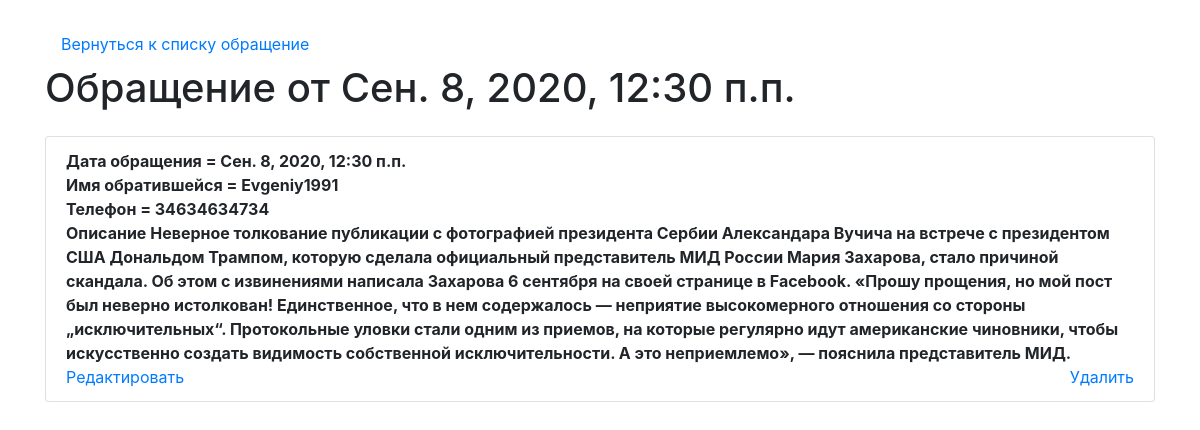
/cl/detail/3, run on the app's committed database.
### crisis_line/models.py (models this page shows, shortened)
class Case(models.Model):
    create_date = models.DateTimeField(auto_now=True, verbose_name='Дата обращения')
    name = models.CharField(max_length=50, verbose_name='Имя обратившейся')
    phone = models.CharField(max_length=30, verbose_name='Телефон обратившейся')
    email = models.EmailField()
    description = models.TextField("Описание обращения")
    class Meta:
        verbose_name='Обращение'
        verbose_name_plural='обращения'

### crisis_line/views.py (the view)
# urls.py: path('detail/<int:pk>', views.HomeDetailView.as_view(), name='detail'),
class HomeDetailView(DetailView):
    model = Case
    template_name = 'detail.html'
    context_object_name = 'get_case'

### crisis_line/templates/detail.html (shortened to what this page needs)
<!doctype html>
<html lang="en">
  <head>
    <link rel="stylesheet" href="https://stackpath.bootstrapcdn.com/bootstrap/4.5.0/css/bootstrap.min.css">
  </head>
  <body>
    <div class="container mt-4">
      <ul class="nav">
      <li class="nav-item">
      <a class="nav-link active" href="{% url 'home' %}">Вернуться к списку обращение</a>
      </li>
      </ul>
    <h1>Обращение от {{get_case.create_date }}</h1>
    <ul class="list-group mt-4">
      <li class="list-group-item">
        <b>Дата обращения = {{ get_case.create_date }}</b><br>
        <b>Имя обратившейся = {{ get_case.name }}</b><br>
        <b>Телефон = {{ get_case.phone }}</b><br>
        <b>Описание {{ get_case.description }}</b>
        <span class="mt-5"><a href="">Редактировать</a><span>
        <span class="float-right"><a href="">Удалить</a><span>
      </li>
    </ul>
    </div>
  </body>
</html>

### data on the page
Case: create_date "Сен. 8, 2020, 12:30 п.п.", name "Evgeniy1991", phone "34634634734", description "Неверное толкование публикации с фотографией президента Сербии Александара Вучича на встрече с президентом США Дональдом Трампом, которую сделала официальный представитель МИД России Мария Захарова, стало причиной скандала. Об этом с извинениями написала Захарова 6 сентября на своей странице в Facebook. «Прошу прощения, но мой пост был неверно истолкован! Единственное, что в нем содержалось — неприятие высокомерного отношения со стороны „исключительных“. Протокольные уловки стали одним из приемов, на которые регулярно идут американские чиновники, чтобы искусственно создать видимость собственной исключительности. А это неприемлемо», — пояснила представитель МИД."
